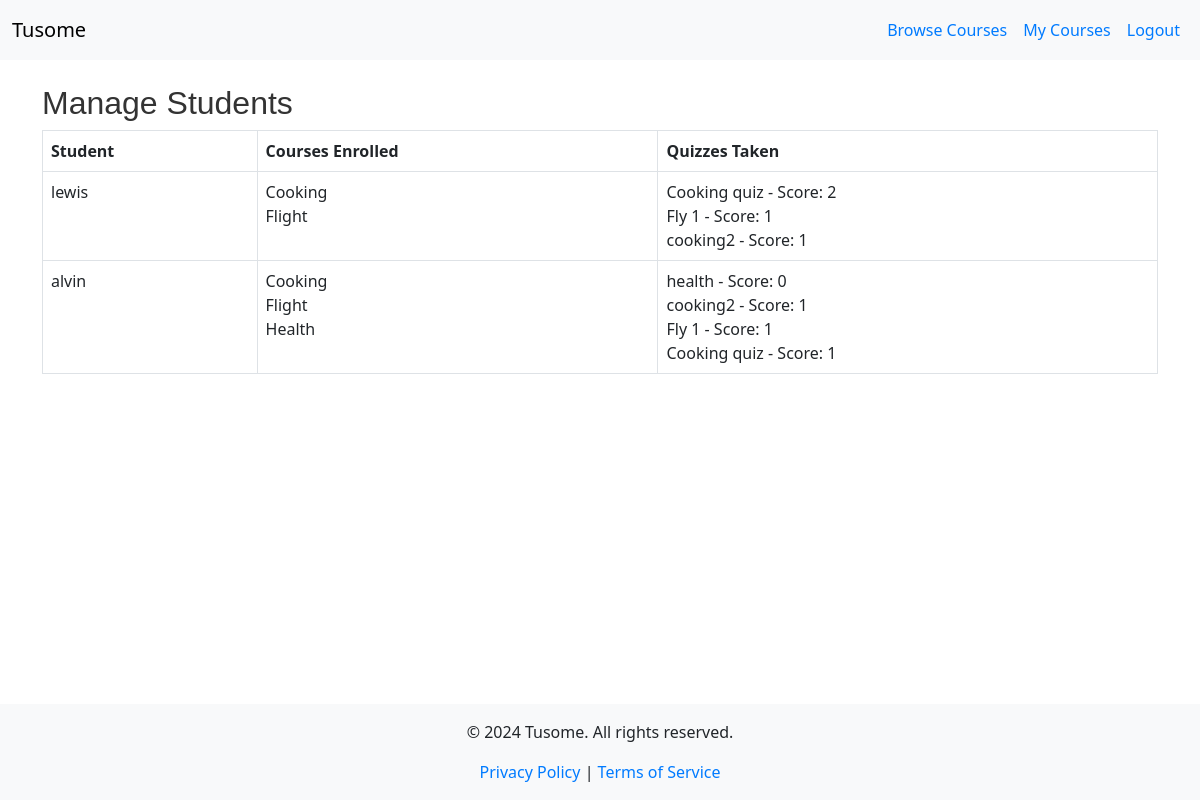
Screenshot of /instructor/manage_students (signed in) with the database file from the repository.
### models.py (models this page shows, shortened)
class User(UserMixin, db.Model):
    id = db.Column(db.Integer, primary_key=True)
    username = db.Column(db.String(150), unique=True, nullable=False)
    password = db.Column(db.String(150), nullable=False)
    role = db.Column(db.Enum(RoleEnum), nullable=False)  # Using Enum for roles
    instructor = db.relationship('Instructor', back_populates='user', uselist=False)
    student = db.relationship('Student', back_populates='user', uselist=False)

class Course(db.Model):
    id = db.Column(db.Integer, primary_key=True)
    title = db.Column(db.String(200), nullable=False)
    description = db.Column(db.Text, nullable=False)
    is_featured = db.Column(db.Boolean, default=False)
    instructor_id = db.Column(db.Integer, db.ForeignKey('instructor.id'), nullable=False)
    instructor = db.relationship('Instructor', back_populates='courses')
    lessons = db.relationship('Lesson', back_populates='course', lazy=True)
    quizzes = db.relationship('Quiz', back_populates='course', lazy=True)
    materials = db.relationship('CourseMaterial', back_populates='course', lazy=True)
    enrollments = db.relationship('Enrollment', back_populates='course', lazy=True)
    submissions = db.relationship('Submission', back_populates='course', lazy=True)

class Quiz(db.Model):
    id = db.Column(db.Integer, primary_key=True)
    course_id = db.Column(db.Integer, db.ForeignKey('course.id'), nullable=False)
    title = db.Column(db.String(200), nullable=False)
    status = db.Column(db.String(20), nullable=False)
    course = db.relationship('Course', back_populates='quizzes')
    questions = db.relationship('Question', back_populates='quiz', lazy=True)
    quiz_submissions = db.relationship('QuizSubmission', back_populates='quiz', lazy=True)

### app.py (the view)
@app.route('/instructor/manage_students')
@login_required
def manage_students():
    students = db.session.query(Student).all()
    student_courses_quizzes = []
    for student in students:
        courses = [enrollment.course.title for enrollment in student.enrollments]
        quiz_dict = {}
        for quiz_submission in student.quiz_submissions:
            quiz = quiz_submission.quiz
            if quiz.id not in quiz_dict:
                quiz_dict[quiz.id] = (quiz.title, quiz_submission.grade)
        student_courses_quizzes.append({
            'student': student,
            'courses': courses,
            'quizzes': list(quiz_dict.values())  # Convert dictionary back to list
        })
    return render_template('manage_students.html', student_courses_quizzes=student_courses_quizzes)

### app.py (called while the page is built)
@app.context_processor
def inject_current_year():
    return {'current_year': datetime.utcnow().year}

@login_manager.user_loader
def load_user(user_id):
    return User.query.get(int(user_id))

@app.context_processor
def inject_roleenum():
    return dict(RoleEnum=RoleEnum)

### templates/manage_students.html
{% extends "base.html" %}
{% block content %}
<h2>Manage Students</h2>
<table class="table table-bordered">
    <thead>
        <tr>
            <th>Student</th>
            <th>Courses Enrolled</th>
            <th>Quizzes Taken</th>
        </tr>
    </thead>
    <tbody>
        {% for entry in student_courses_quizzes %}
        <tr>
            <td>{{ entry.student.user.username }}</td>
            <td>
                {% if entry.courses %}
                    {% for course in entry.courses %}
                        {{ course }}<br>
                    {% endfor %}
                {% else %}
                    No courses enrolled
                {% endif %}
            </td>
            <td>
                {% if entry.quizzes %}
                    {% for quiz, score in entry.quizzes %}
                        {{ quiz }} - Score: {{ score }}<br>
                    {% endfor %}
                {% else %}
                    No quizzes taken
                {% endif %}
            </td>
        </tr>
        {% endfor %}
    </tbody>
</table>
{% endblock %}

### static/css/style.css (style rules this page uses)
h1, h2, h3 { color: #333; font-family: 'Arial', sans-serif; }
html, body { height: 100%; margin: 0; }
body { display: flex; flex-direction: column; }

### templates/base.html (style rules this page uses)
html, body { height: 100%; margin: 0; }
body { display: flex; flex-direction: column; }

### rows the page displays
User: student.user.username "lewis"
Course: title "Cooking"
Course: title "Flight"
Quiz: title "Cooking quiz", score "2", score "1"
Quiz: title "Fly 1", score "1"
Quiz: title "cooking2", course "1"
User: student.user.username "alvin"
Course: title "Health"
Quiz: title "health", score "0"
